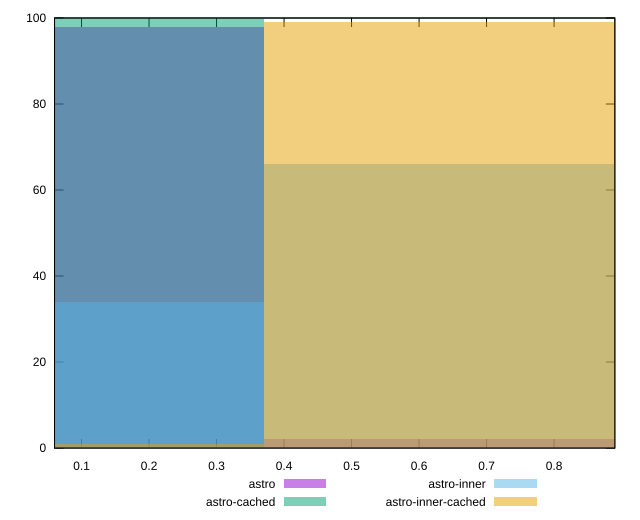

Recreate this plot in gnuplot.
reset

$astro <<EOF
0 98
0.7401242318063718 2
EOF

$astroCached <<EOF
0 100
EOF

$astroInner <<EOF
0 34
0.7401242318063718 66
EOF

$astroInnerCached <<EOF
0.7401242318063718 99
0 1
EOF

set key outside below
set boxwidth 0.7401242318063718
set xrange [0.06:0.89]
set yrange [0:100]
set trange [0:100]
set style fill transparent solid 0.5 noborder
set terminal svg size 640, 520 enhanced background rgb 'white'
set output "reports/report_00033_2021-03-01T14-23-16.841Z/first-meaningful-paint/comparison/histogram/all_score.svg"

plot $astro title "astro" with boxes, \
     $astroCached title "astro-cached" with boxes, \
     $astroInner title "astro-inner" with boxes, \
     $astroInnerCached title "astro-inner-cached" with boxes

reset
